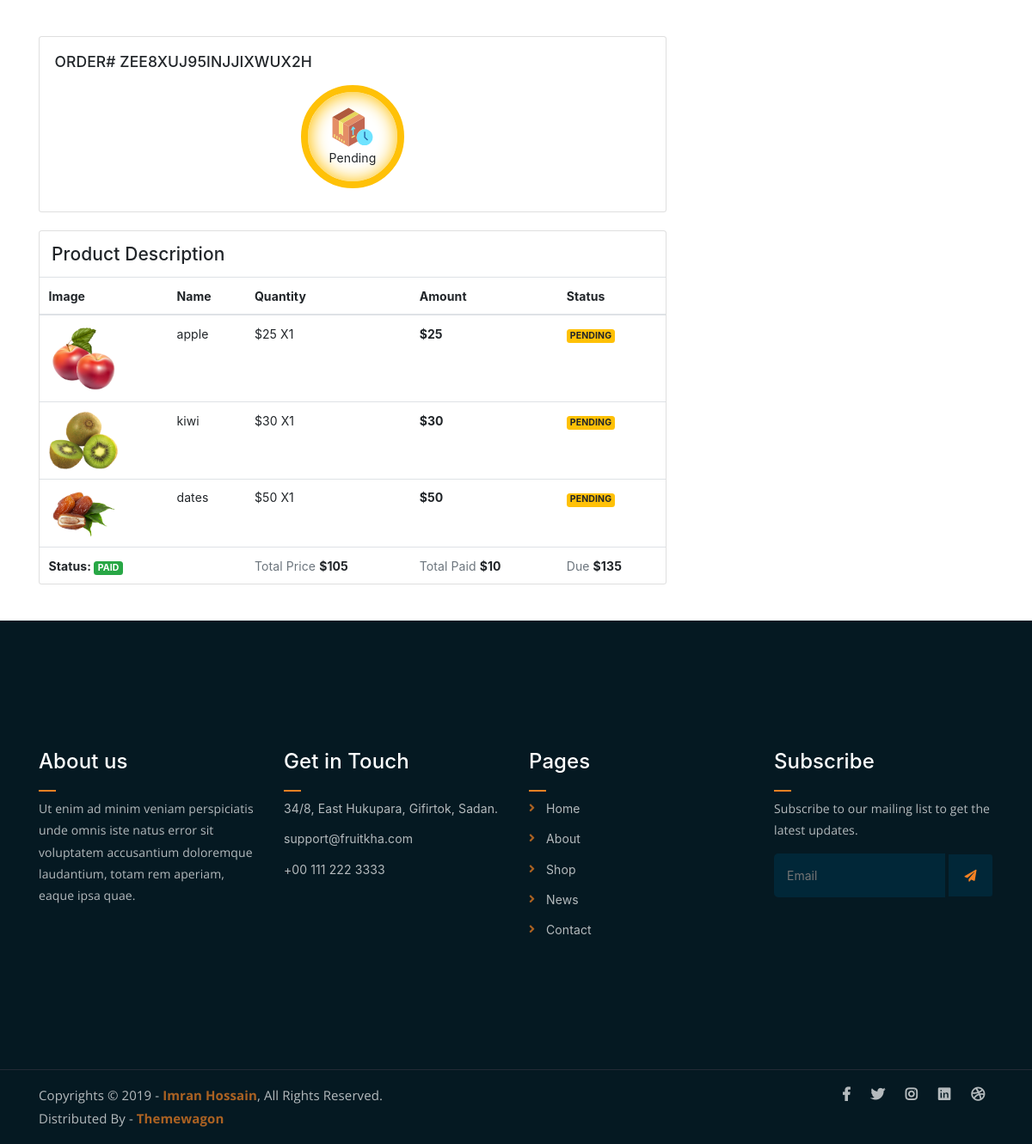
The page /single_order/ZEE8XUJ95INJJIXWUX2H (signed in) on the database its author committed.
### fruitapp/models.py (models this page shows, shortened)
class order(models.Model):
    order_id=models.CharField(max_length=20)
    user=models.ForeignKey(register,on_delete=models.CASCADE)
    address=models.ForeignKey(checkout_page,on_delete=models.CASCADE)
    product=models.ManyToManyField(add_to_cart)
    total=models.IntegerField(blank=True,null=True)
    datetime=models.DateTimeField(auto_now_add=True,blank=True,null=True)

class add_to_cart(models.Model):
    product=models.ForeignKey(product,on_delete=models.CASCADE,blank=True,null=True)
    register=models.ForeignKey(register,on_delete=models.CASCADE,blank=True,null=True)
    image=models.ImageField(upload_to='images')
    product_name=models.CharField(max_length=50)
    price=models.IntegerField()
    quantity=models.IntegerField()
    total=models.IntegerField()
    order_status=models.BooleanField(default=False)

### fruitapp/views.py (the view)
# urls.py: path('single_order/<str:id>', views.single_order, name='single_order'),
def single_order(request,id):
    uid=register.objects.get(email=request.session['email'])
    caid=user_coupon.objects.filter(user=uid,status=True).order_by("-id").first()
    od=order.objects.get(order_id=id)
    discount=0
    ship=40
    if caid == None:
        discount=0
    else:
        discount=caid.coupon.discount
    co={
        "od":od,
        "caid":caid,
        "ship":ship,
        "discount":discount,
        "total":od.total-discount+ship
    }
    return render(request,"single_order.html",co)

### fruitapp/templates/single_order.html (shortened to what this page needs)
{% load static %}
<!doctype html>
<html lang="en">
<head>
	<link rel="stylesheet" href="{% static 'assets/css/all.min.css' %}">
	<link rel="stylesheet" href="{% static 'assets/bootstrap/css/bootstrap.min.css' %}">
	<link rel="stylesheet" href="{% static 'assets/css/owl.carousel.css' %}">
	<link rel="stylesheet" href="{% static 'assets/css/magnific-popup.css' %}">
	<link rel="stylesheet" href="{% static 'assets/css/animate.css' %}">
	<link rel="stylesheet" href="{% static 'assets/css/meanmenu.min.css' %}">
	<link rel="stylesheet" href="{% static 'assets/css/main.css' %}">
	<link rel="stylesheet" href="{% static 'assets/css/responsive.css' %}">
  <link rel="stylesheet" href="https://maxcdn.bootstrapcdn.com/bootstrap/4.0.0/css/bootstrap.min.css">
</head>
<body>
  <section class="my-5">
    <div class="container">
      <div class="main-body">
        <div class="row">
          <div class="col-lg-8">
            <div class="card">
              <div class="card-body">
                <div class="top-status">
                  <h5>ORDER# {{od.order_id}}</h5>
                  <ul>
                    <li class="active">
                      <span>Pending</span>
                    </li>
                  </ul>
                </div>
              </div>
            </div>
            <div class="card mt-4">
              <div class="card-body p-0 table-responsive">
                <h4 class="p-3 mb-0">Product Description</h4>
                <table class="table mb-0">
                  <thead>
                    <tr>
                      <th scope="col">Image</th>
                      <th scope="col">Name</th>
                      <th scope="col">Quantity</th>
                      <th scope="col">Amount</th>
                      <th scope="col">Status</th>
                    </tr>
                  </thead>
                  <tbody>
                    {% for i in od.product.all %}
                    <tr>
                      <th>
                        <img src="{{i.image.url}}" alt="product" class="" width="80">
                      </th>
                      <td>{{i.product_name}}</td>
                      <td>${{i.price}} X{{i.quantity}}</td>
                      <td><strong>${{i.total}}</strong></td>
                      <td><span class="badge badge-warning">PENDING</span></td>
                    </tr>
                    {% endfor %}
                    <tr>
                      <th colspan="2">
                        <span>Status:</span>
                        <span class="badge badge-success">PAID</span>
                      </th>
                      <td>
                        <span class="text-muted">Total Price</span>
                        <strong>${{od.total}}</strong>
                      </td>
                      <td>
                        <span class="text-muted">Total Paid</span>
                        <strong>${{discount}}</strong>
                      </td>
                      <td>
                        <span class="text-muted">Due</span>
                        <strong>${{total}}</strong>
                      </td>
                    </tr>
                  </tbody>
                </table>
              </div>
            </div>
          </div>
        </div>
      </div>
    </div>
  </section>
	<div class="footer-area">
		<div class="container">
			<div class="row">
				<div class="col-lg-3 col-md-6">
					<div class="footer-box about-widget">
						<h2 class="widget-title">About us</h2>
						<p>Ut enim ad minim veniam perspiciatis unde omnis iste natus error sit voluptatem accusantium doloremque laudantium, totam rem aperiam, eaque ipsa quae.</p>
					</div>
				</div>
				<div class="col-lg-3 col-md-6">
					<div class="footer-box get-in-touch">
						<h2 class="widget-title">Get in Touch</h2>
						<ul>
							<li>34/8, East Hukupara, Gifirtok, Sadan.</li>
							<li>support@fruitkha.com</li>
							<li>+00 111 222 3333</li>
						</ul>
					</div>
				</div>
				<div class="col-lg-3 col-md-6">
					<div class="footer-box pages">
						<h2 class="widget-title">Pages</h2>
						<ul>
							<li><a href="{% url 'index' %}">Home</a></li>
							<li><a href="{% url 'about' %}">About</a></li>
							<li><a href="{% url 'shop' %}">Shop</a></li>
							<li><a href="{% url 'news' %}">News</a></li>
							<li><a href="{% url 'contact' %}">Contact</a></li>
						</ul>
					</div>
				</div>
				<div class="col-lg-3 col-md-6">
					<div class="footer-box subscribe">
						<h2 class="widget-title">Subscribe</h2>
						<p>Subscribe to our mailing list to get the latest updates.</p>
						<form action="{% url 'index' %}">
							<input type="email" placeholder="Email">
							<button type="submit"><i class="fas fa-paper-plane"></i></button>
						</form>
					</div>
				</div>
			</div>
		</div>
	</div>
	<div class="copyright">
		<div class="container">
			<div class="row">
				<div class="col-lg-6 col-md-12">
					<p>Copyrights &copy; 2019 - <a href="https://imransdesign.com/">Imran Hossain</a>,  All Rights Reserved.<br>
						Distributed By - <a href="https://themewagon.com/">Themewagon</a>
					</p>
				</div>
				<div class="col-lg-6 text-right col-md-12">
					<div class="social-icons">
						<ul>
							<li><a href="#" target="_blank"><i class="fab fa-facebook-f"></i></a></li>
							<li><a href="#" target="_blank"><i class="fab fa-twitter"></i></a></li>
							<li><a href="#" target="_blank"><i class="fab fa-instagram"></i></a></li>
							<li><a href="#" target="_blank"><i class="fab fa-linkedin"></i></a></li>
							<li><a href="#" target="_blank"><i class="fab fa-dribbble"></i></a></li>
						</ul>
					</div>
				</div>
			</div>
		</div>
	</div>
</body>
</html>

### fruitapp/static/assets/css/main.css (style rules this page uses)
html { font-size: 14px; font-weight: 400; line-height: 28px; height: 100%; }
body { font-family: "Open Sans", sans-serif; font-weight: 400; font-size: 1rem; letter-spacing: 0.1px; line-height: 1.8; color: #051922; overflow-x: hidden; }
body img { max-width: 100%; }
a { cursor: pointer; text-decoration: none; -webkit-transition: all 0.2s ease-in-out; -o-transition: all 0.2s ease-in-out; transition: all 0.2s ease-in-out; }
h1, .h1, h2, .h2, h3, .h3, h4, .h4, h5, .h5, h6, .h6 { font-family: "Poppins", sans-serif; font-weight: 700; margin: 0 0 1.25rem 0; color: #051922; }
h2, .h2 { font-size: 3rem; font-weight: 700; line-height: 3.25rem; }
h4, .h4 { font-size: 1.5rem; font-weight: 700; line-height: 1.75rem; }
h5, .h5 { font-size: 1.25rem; font-weight: 700; line-height: 1.5rem; }
p { font-family: "Open Sans", sans-serif; font-weight: 400; font-size: 1rem; letter-spacing: 0.1px; line-height: 1.8; color: #051922; margin: 0 0 1.25rem 0; }
p:last-child { margin: 0; }
.footer-area { background-color: #051922; color: #fff; padding: 150px 0; }
h2.widget-title { font-size: 24px; font-weight: 500; position: relative; padding-bottom: 20px; color: #fff; }
h2.widget-title:after { position: absolute; left: 0; bottom: 0; width: 20px; height: 2px; background-color: #F28123; content: ""; }
.footer-box p { color: #fff; opacity: 0.7; line-height: 1.8; }
.footer-box ul { margin: 0; padding: 0; list-style: none; }
.footer-box ul li { opacity: 0.7; margin-bottom: 10px; line-height: 1.8; }
.footer-box ul li:last-child { margin-bottom: 0; }
.footer-box.subscribe form input[type=email] { border: none; background-color: #012738; width: 78%; padding: 15px; border-top-left-radius: 5px; border-bottom-left-radius: 5px; color: #fff; }
.footer-box.subscribe form button { width: 20%; border: none; background-color: #012738; color: #F28123; padding: 14px 0; border-top-right-radius: 3px; border-bottom-right-radius: 3px; cursor: pointer; }
.copyright { background-color: #051922; border-top: 1px solid #232a35; }
.copyright p { margin: 0; color: #fff; opacity: 0.7; padding: 16px 0; font-size: 15px; }
.copyright a { color: #F28123; font-weight: 700; }
.social-icons ul { margin: 0; padding: 0; list-style: none; }
.social-icons ul li { display: inline-block; }
.social-icons ul li a { font-size: 16px; color: #fff; opacity: 0.7; padding: 16px 10px; display: block; }
.footer-box ul li a { color: #fff; }
.footer-box.pages ul li { position: relative; padding-left: 20px; }
.footer-box.pages ul li:before { position: absolute; left: 0; top: 0; content: "\f105"; font-family: "Font Awesome 5 Free"; font-weight: 900; color: #F28123; }
.footer-box.pages ul li a { -webkit-transition: 0.3s; -o-transition: 0.3s; transition: 0.3s; }
.footer-box.subscribe form button { -webkit-transition: 0.3s; -o-transition: 0.3s; transition: 0.3s; }
.social-icons ul li a { -webkit-transition: 0.3s; -o-transition: 0.3s; transition: 0.3s; }
html, body { height: 100%; }
thead { border-bottom: 1px solid #eee; }

### fruitapp/templates/single_order.html (style rules this page uses)
.top-status ul { list-style: none; display: flex; justify-content: space-around; justify-content: center; flex-wrap: wrap; padding: 0; margin: 0; }
.top-status ul li { width: 120px; height: 120px; border-radius: 50%; background: #fff; display: flex; justify-content: center; flex-direction: column; align-items: center; border: 8px solid #ddd; box-shadow: 1px 1px 10px 1px #ddd inset; margin: 10px 5px; }
.top-status ul li.active { border-color: #ffc107; box-shadow: 1px 1px 20px 1px #ffc107 inset; }

### rows shown on the page
order: order_id "ZEE8XUJ95INJJIXWUX2H", total "105"
add_to_cart: image (picture), product_name "apple", price "25", quantity "1", total "25"
add_to_cart: image (picture), product_name "kiwi", price "30", quantity "1", total "30"
add_to_cart: image (picture), product_name "dates", price "50", quantity "1", total "50"

### other values the page prints
{{ discount }} "10"
{{ total }} "135"
